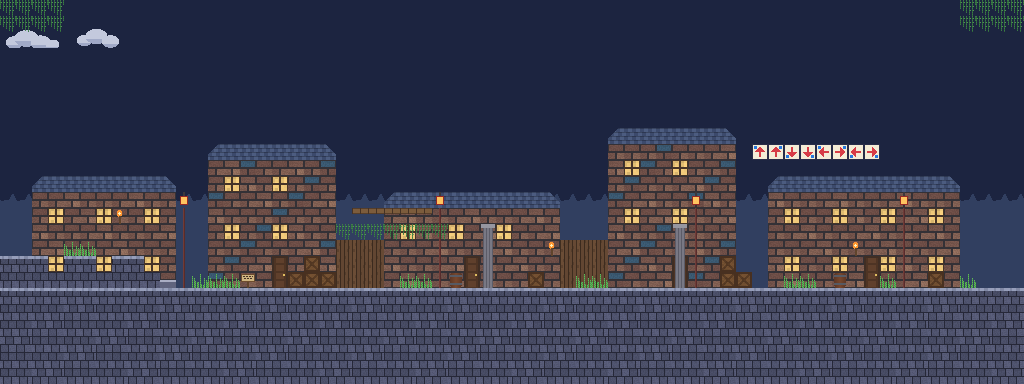

A level layout from a 2D game, rendered from its tile map. Below: a short description, then the map file with tile-grid data replaced by summaries:
An orthogonal 64x24 tile map with 16x16 px tiles, 6 tile layers (hills, houses, solid, decor, ...), 1 image layer and 11 objects (lantern 1, lantern 2, lantern 3, lantern 4, torch 1, ...).

<map version="1.10" tiledversion="1.11.0" orientation="orthogonal" renderorder="right-down" width="64" height="24" tilewidth="16" tileheight="16" infinite="0" backgroundcolor="#1c2440" nextlayerid="12" nextobjectid="12">
 <properties>
  <property name="ambient" type="color" value="#ff30364e" />
  <property name="GeometryOcclusion" type="bool" value="true" />
 </properties>
 <tileset firstgid="1" source="tiles.tsx" />
 <imagelayer id="1" name="clouds" offsety="24" parallaxx="0.15" repeatx="1">
  <image source="clouds.png" width="128" height="32" />
  <properties>
   <property name="Emissive" type="float" value="0.6" />
   <property name="ScrollX" type="float" value="6" />
  </properties>
 </imagelayer>
 <group id="2" name="backdrop" parallaxx="0.5">
 <layer id="3" name="hills" width="64" height="24" opacity="0.8">
  <properties>
   <property name="Emissive" type="float" value="0.35" />
  </properties>
  <data>[1536 cells, 384 non-empty, 2 distinct tile ids]</data>
 </layer>
 </group>
 <layer id="4" name="houses" width="64" height="24">
  <data>[1536 cells, 383 non-empty, 9 distinct tile ids]</data>
 </layer>
 <layer id="5" name="solid" width="64" height="24">
  <properties>
   <property name="CastsShadows" type="bool" value="true" />
   <property name="IsCollidable" type="bool" value="true" />
  </properties>
  <data>[1536 cells, 429 non-empty, 9 distinct tile ids]</data>
 </layer>
 <layer id="6" name="decor" width="64" height="24">
  <data>[1536 cells, 42 non-empty, 4 distinct tile ids]</data>
 </layer>
 <layer id="7" name="glow" width="64" height="24">
  <properties>
   <property name="Emissive" type="float" value="1" />
  </properties>
  <data>[1536 cells, 32 non-empty, 3 distinct tile ids]</data>
 </layer>
 <layer id="8" name="front" width="64" height="24" opacity="0.9">
  <properties>
   <property name="Foreground" type="bool" value="true" />
  </properties>
  <data>[1536 cells, 23 non-empty, 1 distinct tile ids]</data>
 </layer>
 <objectgroup id="9" name="things">
  <object id="1" name="lantern 1" template="objects/lantern.tx" x="184" y="200" />
  <object id="2" name="lantern 2" template="objects/lantern.tx" x="440" y="200" />
  <object id="3" name="lantern 3" template="objects/lantern.tx" x="696" y="200" />
  <object id="4" name="lantern 4" template="objects/lantern.tx" x="904" y="200" />
  <object id="5" name="torch 1" template="objects/lantern.tx" x="120" y="216">
   <properties>
    <property name="light_colour" type="color" value="#ffff9040" />
    <property name="light_flicker" type="float" value="0.3" />
    <property name="light_radius" type="float" value="110" />
   </properties>
  </object>
  <object id="6" name="torch 2" template="objects/lantern.tx" x="552" y="248">
   <properties>
    <property name="light_colour" type="color" value="#ffff9040" />
    <property name="light_flicker" type="float" value="0.3" />
    <property name="light_radius" type="float" value="110" />
   </properties>
  </object>
  <object id="7" name="torch 3" template="objects/lantern.tx" x="856" y="248">
   <properties>
    <property name="light_colour" type="color" value="#ffff9040" />
    <property name="light_flicker" type="float" value="0.3" />
    <property name="light_radius" type="float" value="110" />
   </properties>
  </object>
  <object id="8" name="moon" type="light" x="640" y="32">
   <properties>
    <property name="light_colour" type="color" value="#ff8ca6e6" />
    <property name="light_direction" type="float" value="-70" />
    <property name="light_intensity" type="float" value="0.3" />
    <property name="light_type" value="directional" />
   </properties>
   <point />
  </object>
  <object id="9" name="player" template="objects/spawn.tx" x="256" y="288" />
  <object id="10" name="porch" type="zone" x="352" y="224" width="80" height="64" />
  <object id="11" name="notice" gid="20" x="976" y="288" width="16" height="16" />
 </objectgroup>
</map>
